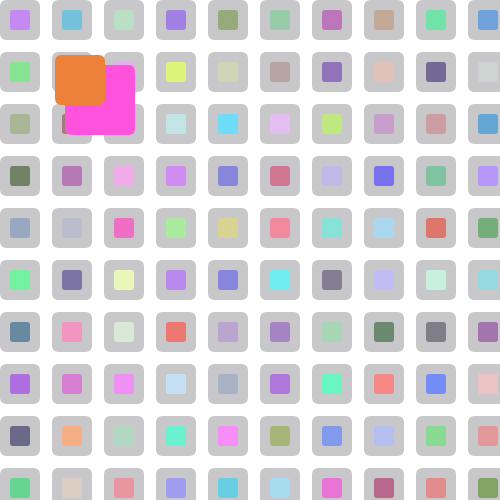
Frame 1 (no input)
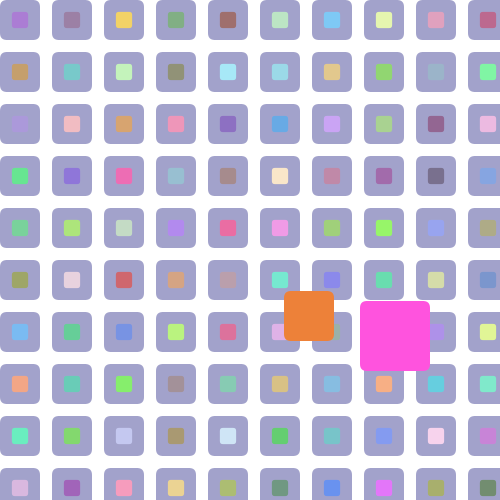
Frame 60 (the mouse pressed at the canvas centre just before this capture)
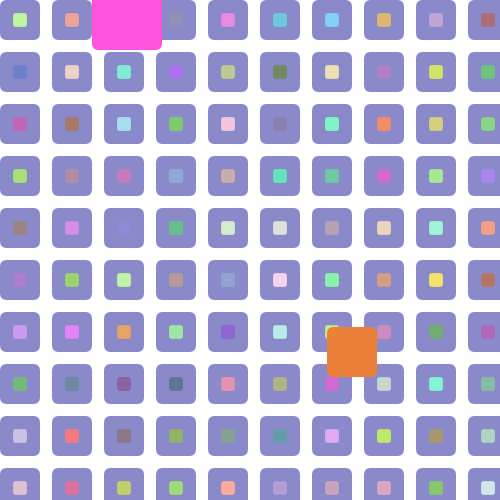
Frame 120 (the mouse held since frame 60 and released just before this capture)

The Processing sketch that drew these frames (run headless with seeded random() and noise(); from frame 60 on, the mouse is pressed at the canvas centre):

// Processing sketch: processing_115718
// ── processing_115718.pde

int ballOneX = 100;
int ballOneY = 100;
int ballTwoX = 80;
int ballTwoY = 80;
boolean ballOneReverseX = false;
boolean ballOneReverseY = false;
boolean ballTwoReverseX = false;
boolean ballTwoReverseY = false;
float smallSquareSize = 20;
float sizeChanger = 1;
float ball1VelX = 5;
float ball1VelY = 4;
float ball2VelX = 10;
float ball2VelY = 4;
float frames = 0;
 
void setup() {
  size(500, 500);
  frameRate(30);
  rectMode (CENTER);
}
  
void draw() {
  background(255);
  
  noStroke();
/*  if(smallSquareSize > 30 || smallSquareSize < 20) {
    sizeChanger *= -1;
  }
  smallSquareSize += sizeChanger;
*/

 smallSquareSize = sin(frames)*10+20;
 frames += .1;

  for(int i = 0; i < 30; i++ ) { //make 40 things x-axis
    for(int j = 0; j < 30; j++ ) { //make 40 things on the y axis
      fill(smallSquareSize*10, smallSquareSize*10, 203);
      rect(i*52+20, j*52+20, 40, 40, 7);
      fill(random(100, 250), random(100, 250), random(100, 250));
      rect(i*52+20, j*52+20, smallSquareSize, smallSquareSize, 3);
    }
  }
   
 //ballOne
  fill(647, 83, 222);
  rect(ballOneX, ballOneY, 70, 70, 7);
 
//ballTwo
fill(237, 129, 57);
  rect(ballTwoX, ballTwoY, 50, 50, 7);


//check if we hit the walls with ball 1 and reverse the velocity
  if(ballOneX > 475 || ballOneX < 25) {
    ball1VelX *= -.9;
  }
  ballOneX+=ball1VelX;
  
  if(ballOneY > 475 || ballOneY < 25) {
    ball1VelY *= -.9;
  }
  ballOneY+=ball1VelY;
  
//check if we hit the walls with ball 2 and reverse the velocity
  if(ballTwoX > 475 || ballTwoX < 25) {
    ball2VelX *= -.9;
  }
  ballTwoX+=ball2VelX;
  if(ballTwoY > 475 || ballTwoY < 25) {
    ball2VelY *= -.9;
  }
  ballTwoY+=ball2VelY;
  
  
}

void mousePressed() {
  ballOneX = mouseX;
  ballOneY = mouseY;
  ball1VelX = random(-10,10);
  ball1VelY = random(-10,10);
  ballTwoX = mouseX;
  ballTwoY = mouseY;
  ball2VelX = random(-10,10);
  ball2VelY = random(-10,10);
}
